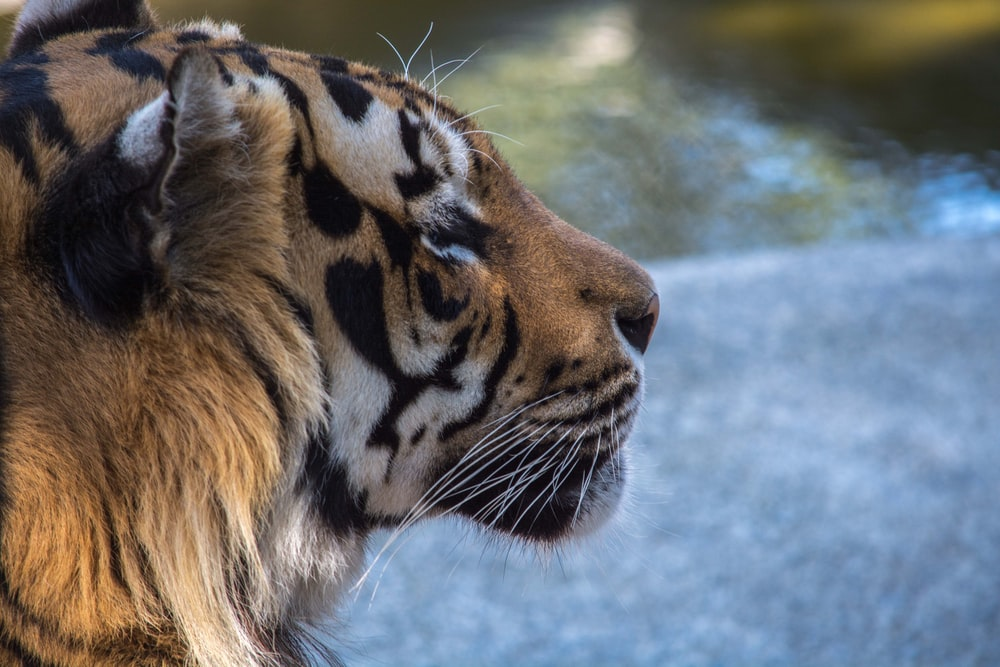
#> input picture pic.jpg, 1000 x 667 px, given in place of the camera
$ python project1.py
#> lines starting #> are read from the running program, lines starting #| are printed output that depends on the picture
#> further down, frame is the input picture: shape (667, 1000, 3); mean B, G, R 113.4, 109.7, 107.6
import cv2
import numpy as np

def sketch(image):
    # Convert image to grayscale
    img_gray = cv2.cvtColor(image, cv2.COLOR_BGR2GRAY)
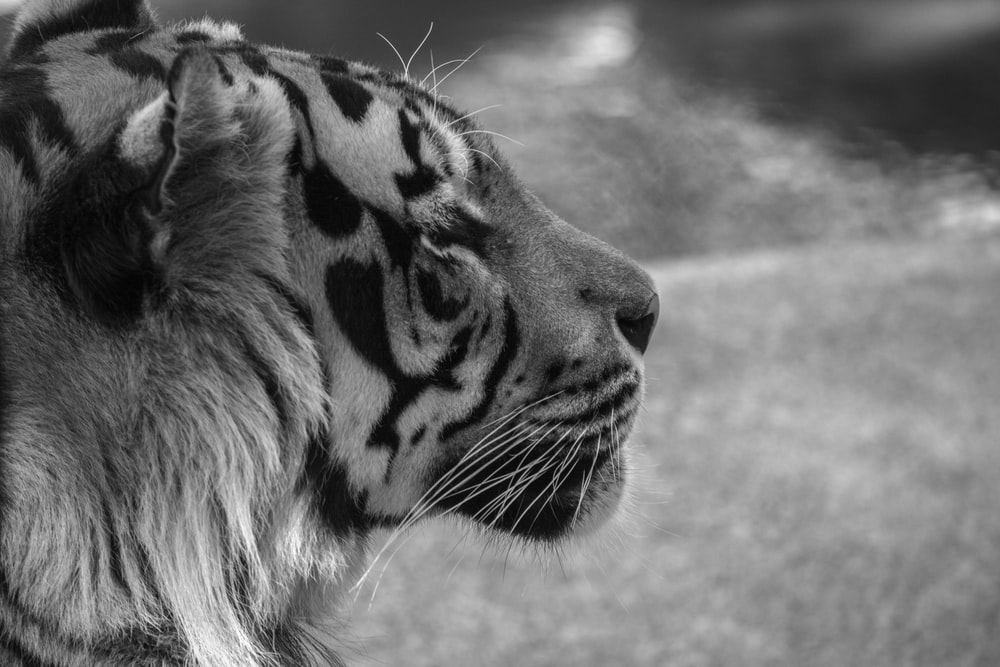
#> img_gray: shape (667, 1000); min 1, max 254, mean 109.5

    # Clean up image using Guassian Blur
    img_gray_blur = cv2.GaussianBlur(img_gray, (5,5), 0)

    # Extract edges
    canny_edges = cv2.Canny(img_gray_blur, 10, 30)
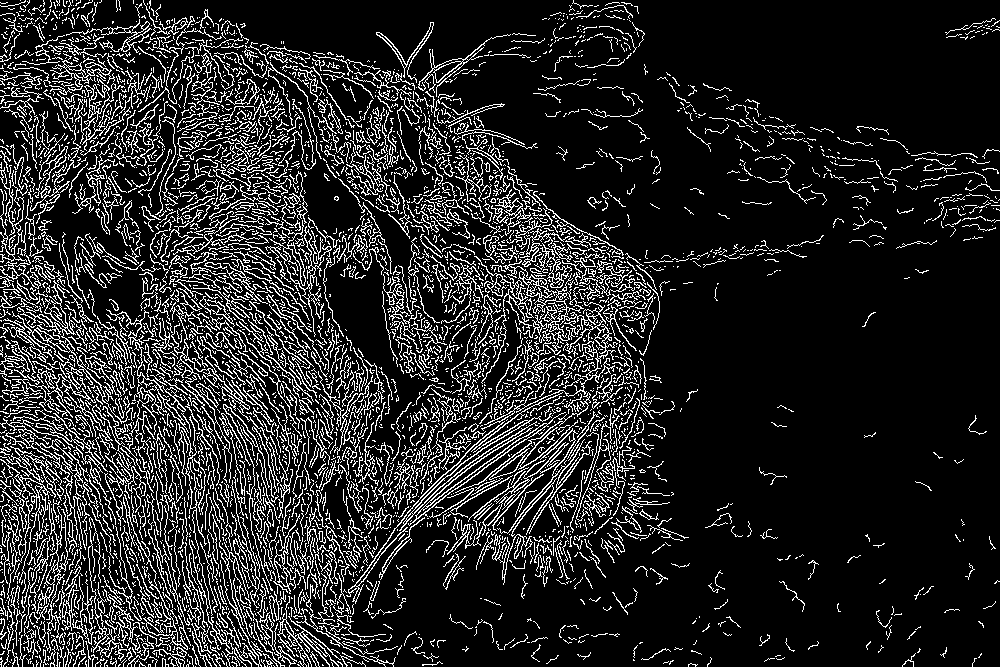
#> canny_edges: shape (667, 1000); 14.8% white in thin lines or dots

    # Do an invert binarize the image
    ret, mask = cv2.threshold(canny_edges, 70, 255, cv2.THRESH_BINARY_INV)
#> mask: shape (667, 1000); 85.2% white; black in thin lines or dots
    return mask


cap = cv2.VideoCapture(0)

while True:
    ret, frame = cap.read()
    cv2.imshow('Our Live Sketcher', sketch(frame))
    if cv2.waitKey(1) == 13: #13 is the Enter Key
#> (key Esc is pressed here)
        break

# Release camera and close windows
cap.release()
cv2.destroyAllWindows()

$ run again, on aa.jpg
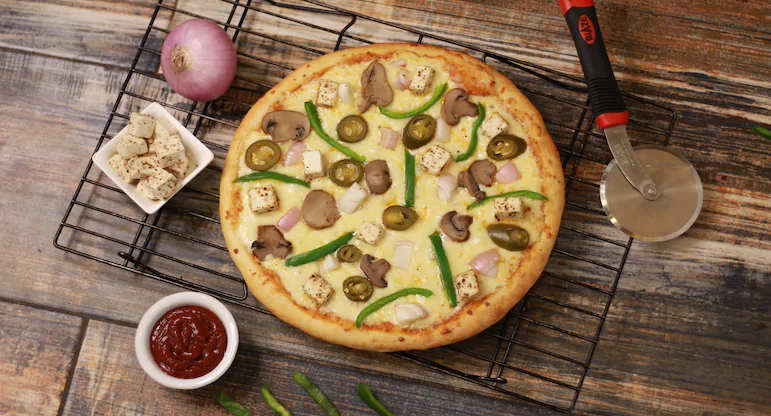
#> input picture aa.jpg, 771 x 416 px, given in place of the camera
#> frame is the input picture: shape (416, 771, 3); mean B, G, R 81.1, 108.9, 136
#> in sketch, `img_gray = cv2.cvtColor(image, cv2.COLOR_BGR2GRAY)`:
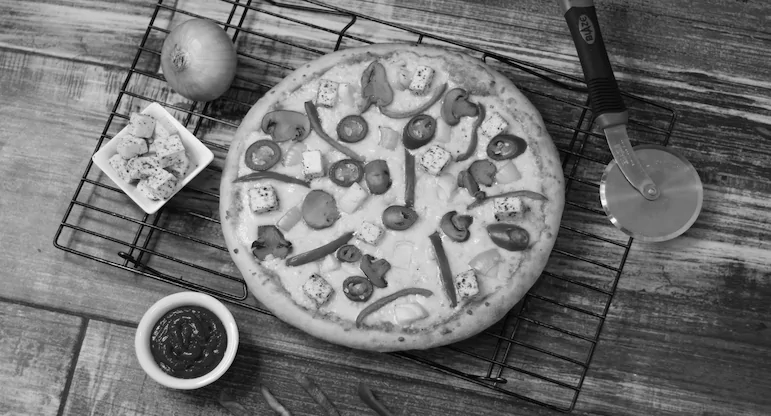
#> img_gray: shape (416, 771); min 0, max 255, mean 113.8
#> in sketch, `canny_edges = cv2.Canny(img_gray_blur, 10, 30)`:
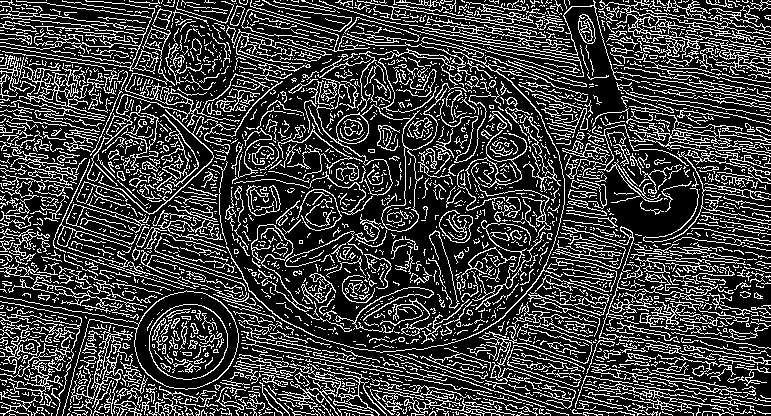
#> canny_edges: shape (416, 771); 24.3% white in thin lines or dots
#> mask: shape (416, 771); 75.7% white; black in thin lines or dots
